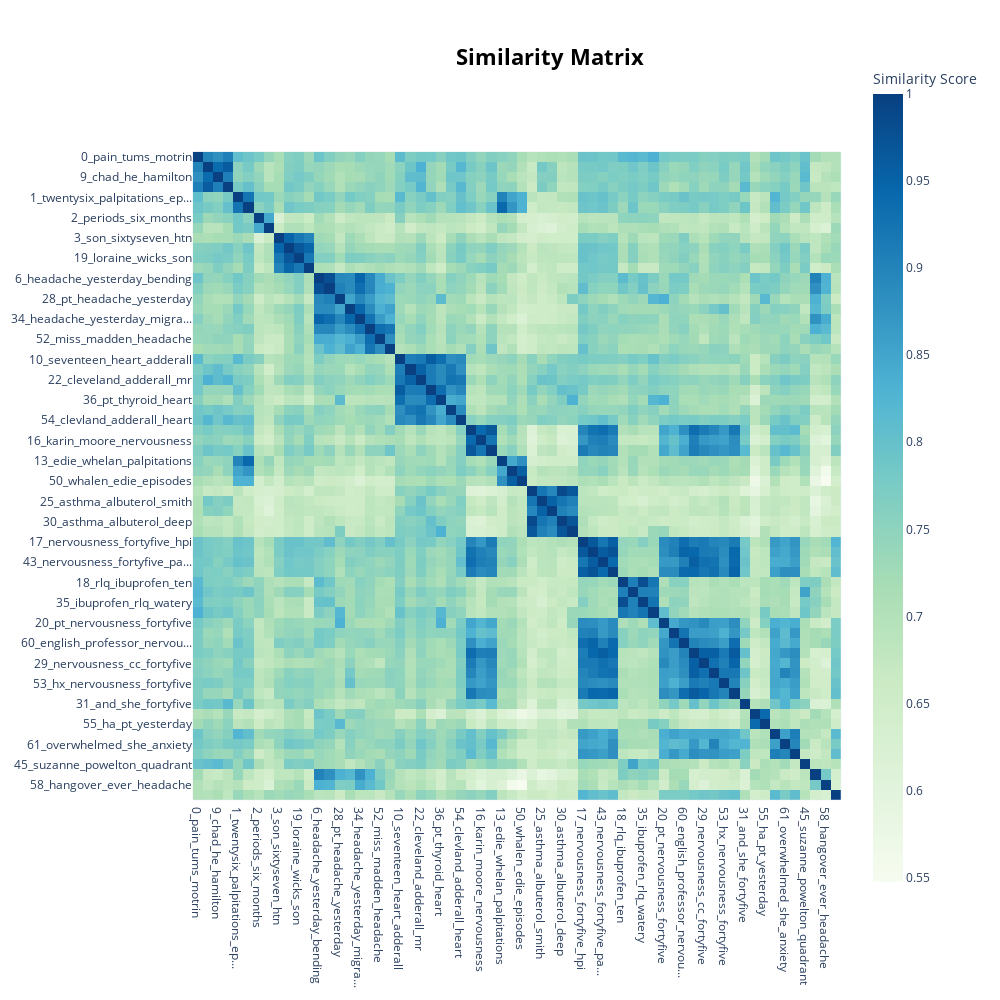

This figure's notebook cell:
### Code cell
topic_model.visualize_heatmap(n_clusters=20, width=1000, height=1000)

### Figure 1 — Plotly figure (JSON) as saved in the notebook; plotly's stock layout.template omitted (floating-point values rounded to 4 significant figures; data arrays with more than 128 entries replaced by an {"elided": "..."} marker saying what was removed)
{"data": [{"coloraxis": "coloraxis", "hovertemplate": "x: %{x}<br>y: %{y}<br>Similarity Score: %{z}<extra></extra>", "name": "0", "type": "heatmap", "x": ["0_pain_tums_motrin", "5_he_mr_hamilton", "9_chad_he_hamilton", "48_he_pain_mr", "1_twentysix_palpitations_ep...", "7_whelan_episodes_palpitati...", "2_periods_six_months", "4_periods_fortyfour_irregular", "3_son_sixtyseven_htn", "12_wicks_son_she", "19_loraine_wicks_son", "41_lorraine_wicks_son", "6_headache_yesterday_bending", "15_headache_yesterday_hpi", "28_pt_headache_yesterday", "32_headache_pmhx_yesterday", "34_headache_yesterday_migra...", "8_madden_headache_yesterday", "52_miss_madden_headache", "59_headache_madden_ms", "10_seventeen_heart_adderall", "21_dillon_cleveland_adderall", "22_cleveland_adderall_mr", "23_heart_pounding_seventeen", "36_pt_thyroid_heart", "51_dillion_cleveland_adderall", "54_clevland_adderall_heart", "11_moore_nervousness_fortyf...", "16_karin_moore_nervousness", "40_moore_nervousness_she", "13_edie_whelan_palpitations", "39_whalen_ed_episodes", "50_whalen_edie_episodes", "14_asthma_albuterol_deep", "25_asthma_albuterol_smith", "26_asthma_kane_albuterol", "30_asthma_albuterol_deep", "37_asthma_pt_albuterol", "17_nervousness_fortyfive_hpi", "27_nervousness_fortyfive_she", "43_nervousness_fortyfive_pa...", "49_nervousness_professor_en...", "18_rlq_ibuprofen_ten", "33_powelton_rlq_ibuprofen", "35_ibuprofen_rlq_watery", "44_pt_rlq_ibuprofen", "20_pt_nervousness_fortyfive", "47_fortyfive_nervousness_co", "60_english_professor_nervou...", "24_nervousness_fortyfive_she", "29_nervousness_cc_fortyfive", "46_anxiety_fortyfive_nervou...", "53_hx_nervousness_fortyfive", "57_nervousness_english_prof...", "31_and_she_fortyfive", "38_ha_yesterday_photophobia", "55_ha_pt_yesterday", "42_fortyfive_nervousness_hu...", "61_overwhelmed_she_anxiety", "63_nervous_work_husband", "45_suzanne_powelton_quadrant", "56_zero_headache_ibuprofen", "58_hangover_ever_headache", "62_libido_decreased_nervous..."], "xaxis": "x", "y": ["0_pain_tums_motrin", "5_he_mr_hamilton", "9_chad_he_hamilton", "48_he_pain_mr", "1_twentysix_palpitations_ep...", "7_whelan_episodes_palpitati...", "2_periods_six_months", "4_periods_fortyfour_irregular", "3_son_sixtyseven_htn", "12_wicks_son_she", "19_loraine_wicks_son", "41_lorraine_wicks_son", "6_headache_yesterday_bending", "15_headache_yesterday_hpi", "28_pt_headache_yesterday", "32_headache_pmhx_yesterday", "34_headache_yesterday_migra...", "8_madden_headache_yesterday", "52_miss_madden_headache", "59_headache_madden_ms", "10_seventeen_heart_adderall", "21_dillon_cleveland_adderall", "22_cleveland_adderall_mr", "23_heart_pounding_seventeen", "36_pt_thyroid_heart", "51_dillion_cleveland_adderall", "54_clevland_adderall_heart", "11_moore_nervousness_fortyf...", "16_karin_moore_nervousness", "40_moore_nervousness_she", "13_edie_whelan_palpitations", "39_whalen_ed_episodes", "50_whalen_edie_episodes", "14_asthma_albuterol_deep", "25_asthma_albuterol_smith", "26_asthma_kane_albuterol", "30_asthma_albuterol_deep", "37_asthma_pt_albuterol", "17_nervousness_fortyfive_hpi", "27_nervousness_fortyfive_she", "43_nervousness_fortyfive_pa...", "49_nervousness_professor_en...", "18_rlq_ibuprofen_ten", "33_powelton_rlq_ibuprofen", "35_ibuprofen_rlq_watery", "44_pt_rlq_ibuprofen", "20_pt_nervousness_fortyfive", "47_fortyfive_nervousness_co", "60_english_professor_nervou...", "24_nervousness_fortyfive_she", "29_nervousness_cc_fortyfive", "46_anxiety_fortyfive_nervou...", "53_hx_nervousness_fortyfive", "57_nervousness_english_prof...", "31_and_she_fortyfive", "38_ha_yesterday_photophobia", "55_ha_pt_yesterday", "42_fortyfive_nervousness_hu...", "61_overwhelmed_she_anxiety", "63_nervous_work_husband", "45_suzanne_powelton_quadrant", "56_zero_headache_ibuprofen", "58_hangover_ever_headache", "62_libido_decreased_nervous..."], "yaxis": "y", "z": {"elided": "64x64 float values"}}], "layout": {"coloraxis": {"colorbar": {"title": {"text": "Similarity Score"}}, "colorscale": [[0, "rgb(247,252,240)"], [0.125, "rgb(224,243,219)"], [0.25, "rgb(204,235,197)"], [0.375, "rgb(168,221,181)"], [0.5, "rgb(123,204,196)"], [0.625, "rgb(78,179,211)"], [0.75, "rgb(43,140,190)"], [0.875, "rgb(8,104,172)"], [1, "rgb(8,64,129)"]]}, "height": 1000, "hoverlabel": {"bgcolor": "white", "font": {"family": "Rockwell", "size": 16}}, "legend": {"title": {"text": "Trend"}}, "margin": {"t": 60}, "showlegend": true, "title": {"font": {"color": "Black", "size": 22}, "text": "<b>Similarity Matrix", "x": 0.55, "xanchor": "center", "y": 0.95, "yanchor": "top"}, "width": 1000, "xaxis": {"anchor": "y", "autorange": true, "constrain": "domain", "domain": [0.0001751, 0.9998], "range": [-0.5, 63.5], "scaleanchor": "y", "type": "category"}, "yaxis": {"anchor": "x", "autorange": true, "constrain": "domain", "domain": [0.1103, 0.8897], "range": [63.5, -0.5], "type": "category"}}}
